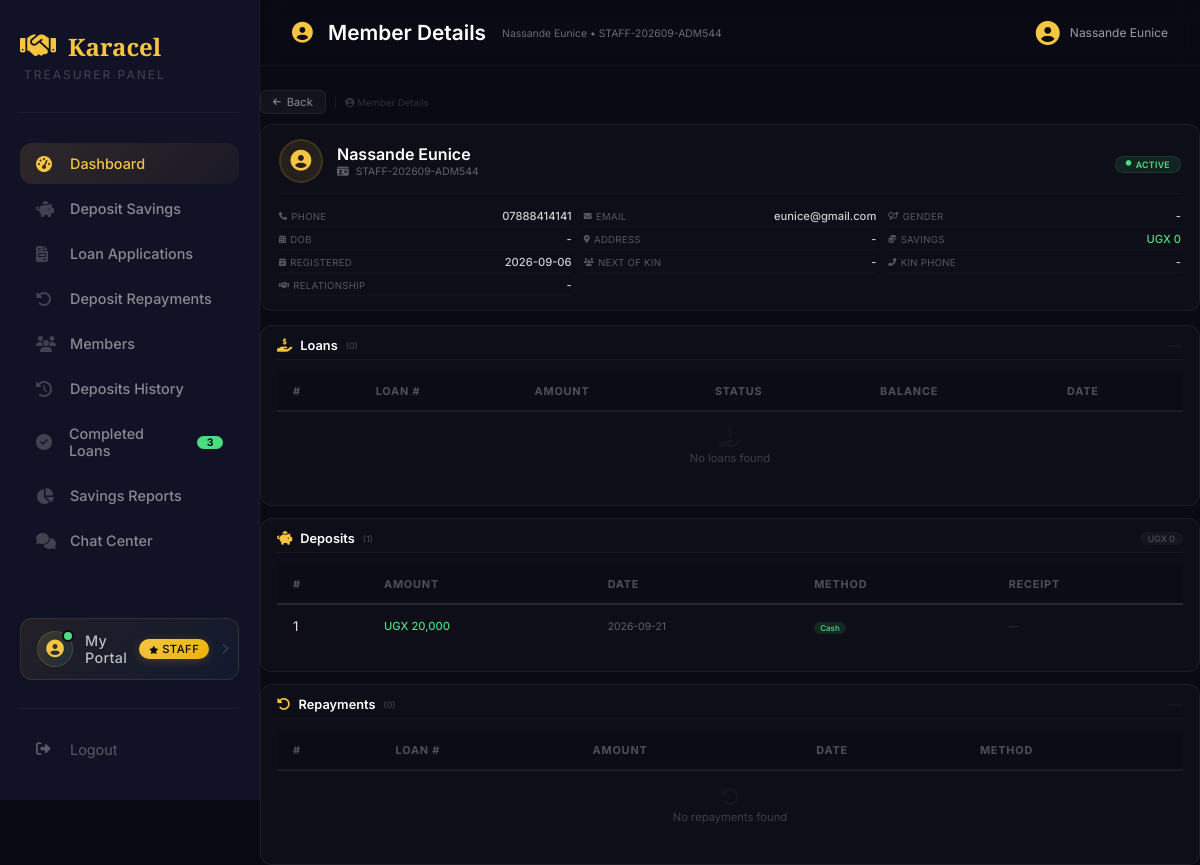
Before: /treasurer/members/view/14 (signed in) with the older database file.
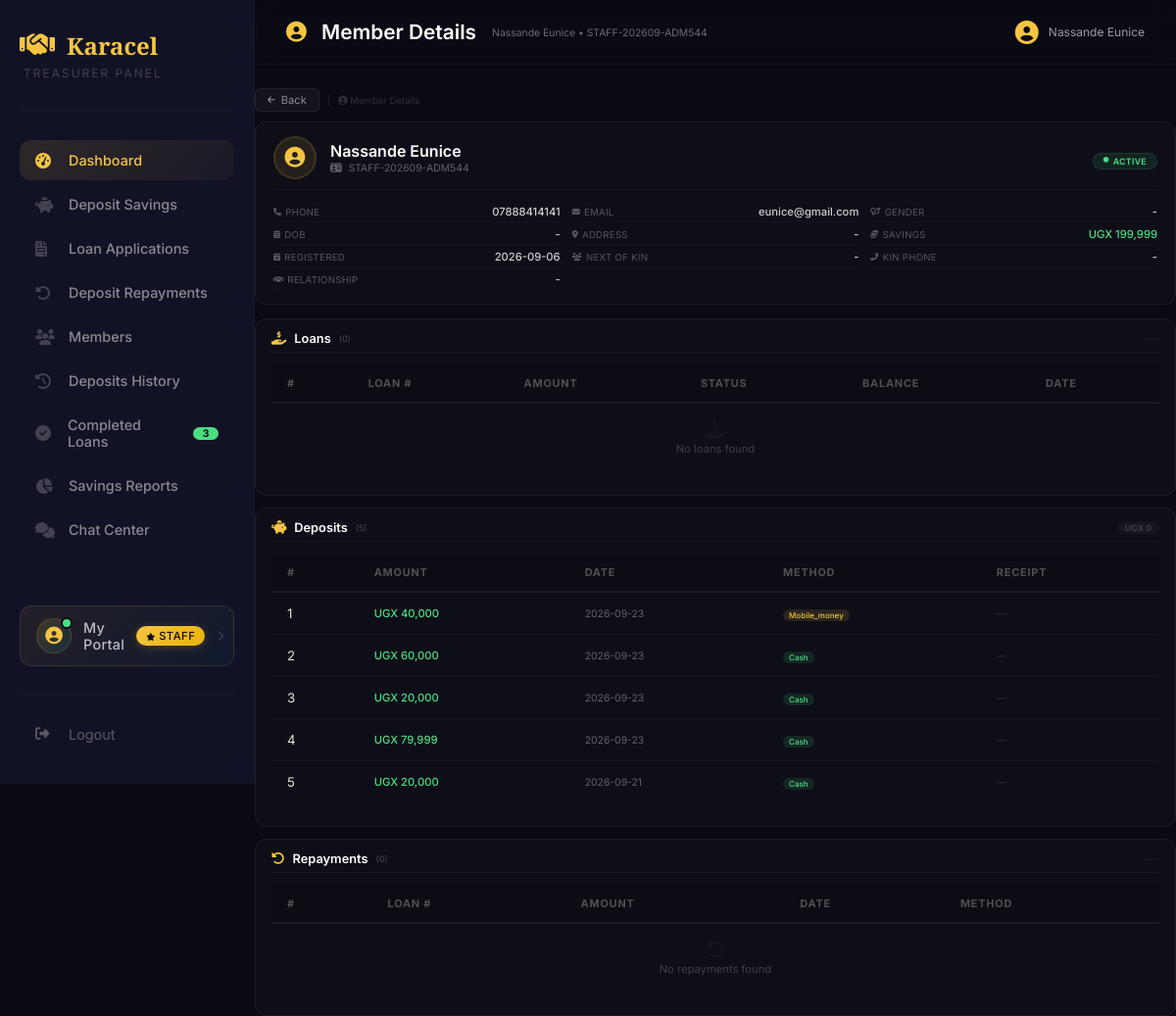
After: the same page with the newer database file.
### tables this page shows
CREATE TABLE users (
        id INTEGER PRIMARY KEY AUTOINCREMENT,
        full_name TEXT NOT NULL,
        gender TEXT,
        dob TEXT,
        sacco_number TEXT UNIQUE NOT NULL,
        email TEXT,
        phone TEXT,
        address TEXT,
        password TEXT NOT NULL,
        role TEXT DEFAULT 'member',
        status TEXT DEFAULT 'active',
        savings_balance REAL DEFAULT 0,
        next_of_kin_name TEXT,
        relationship TEXT,
        next_of_kin_phone TEXT,
        registration_date TIMESTAMP DEFAULT CURRENT_TIMESTAMP
    , kai_shares INTEGER DEFAULT 0, ks_shares INTEGER DEFAULT 0, kac_paid INTEGER DEFAULT 0, kac_paid_date TEXT, registration_fee_paid INTEGER DEFAULT 0, registration_fee_paid_date TEXT, account_number TEXT);

CREATE TABLE savings_deposits (
            id INTEGER PRIMARY KEY AUTOINCREMENT,
            user_id INTEGER NOT NULL,
            amount REAL NOT NULL,
            deposit_date TEXT NOT NULL,
            payment_method TEXT,
            receipt_number TEXT,
            notes TEXT,
            created_at TIMESTAMP DEFAULT CURRENT_TIMESTAMP, reference TEXT, savings_type TEXT DEFAULT "KAI", shares INTEGER DEFAULT 0,
            FOREIGN KEY (user_id) REFERENCES users(id)
        );

### app.py (the view)
@app.route("/treasurer/members/view/<int:user_id>")
def treasurer_member_details(user_id):
    if session.get("role") not in ["treasurer", "admin", "secretary", "chairperson"]:
        flash('Access denied', 'danger')
        return redirect("/login")
    db = get_db()
    db.row_factory = sqlite3.Row
    try:
        user = db.execute("""
            SELECT * FROM users WHERE id = ?
        """, (user_id,)).fetchone()
        if not user:
            flash('User not found', 'danger')
            return redirect(url_for('treasurer_dashboard'))
        loans = db.execute("""
            SELECT * FROM loans WHERE user_id = ? ORDER BY application_date DESC
        """, (user_id,)).fetchall()
        deposits = db.execute("""
            SELECT * FROM savings_deposits WHERE user_id = ? ORDER BY deposit_date DESC
        """, (user_id,)).fetchall()
        repayments = db.execute("""
            SELECT r.*, l.loan_number
            FROM repayments r
            JOIN loans l ON r.loan_id = l.id
            WHERE r.user_id = ?
            ORDER BY r.payment_date DESC
        """, (user_id,)).fetchall()
        completed_loans = db.execute("SELECT COUNT(*) FROM loans WHERE status = 'completed'").fetchone()[0]
        db.close()
        return render_template(
            "treasurer/member-details.html",
            member=user,
            loans=loans,
            deposits=deposits,
            repayments=repayments,
            completed_loans=completed_loans
        )
    except Exception as e:
        db.close()
        flash(f'Error: {str(e)}', 'danger')
        return redirect(url_for('treasurer_dashboard'))

### app.py (called while the page is built)
def get_db():
    conn = sqlite3.connect("sacco.db")
    conn.row_factory = sqlite3.Row
    return conn

@app.template_filter('sum')
def sum_filter(values, attribute=None):
    if not values:
        return 0
    if attribute:
        total = 0
        for item in values:
            if hasattr(item, attribute):
                total += getattr(item, attribute) or 0
        return total
    return sum(values) if values else 0

@app.context_processor
def inject_globals():
    from datetime import datetime
    completed_loans = 0
    try:
        if 'user_id' in session:
            role = session.get('role', '')
            if role in ['treasurer', 'admin', 'chairperson']:
                db = get_db()
                completed_loans = db.execute("SELECT COUNT(*) FROM loans WHERE status = 'completed'").fetchone()[0]
                db.close()
    except Exception as e:
        print(f"Error getting completed_loans: {e}")
    return {
        'now': datetime.now(),
        'completed_loans': completed_loans
    }

### templates/treasurer/member-details.html (shortened to what the changed rows need)
{% extends "treasurer/treasurer-base.html" %}
{% block content %}
<div class="app-bar">
    <div class="app-bar-left">
        <h2><i class="fas fa-user-circle"></i> Member Details</h2>
        <span id="appBarSubtitle" style="font-size:0.65rem;">{{ member.full_name }} • {{ member.sacco_number }}</span>
    </div>
    <div class="app-bar-right">
        <div class="admin-profile">
            <i class="fas fa-user-circle"></i>
            <span style="font-size:0.75rem;">{{ session.full_name }}</span>
        </div>
    </div>
</div>
<div class="member-profile-card">
    <div class="profile-header">
        <div class="profile-info">
            <h2>{{ member.full_name }}</h2>
            <p class="sacco-id">
                <i class="fas fa-id-card"></i> {{ member.sacco_number }}
            </p>
        </div>
        <div class="profile-status">
            <span class="status-badge-large
                {% if member.status == 'active' %}active
                {% elif member.status == 'suspended' %}suspended
                {% else %}inactive{% endif %}">
                <i class="fas fa-circle" style="font-size: 0.35rem;"></i>
                {{ member.status|upper if member.status else 'ACTIVE' }}
            </span>
        </div>
    </div>
    <div class="details-grid">
        <div class="detail-item">
            <span class="label"><i class="fas fa-phone"></i> Phone</span>
            <span class="value">{{ member.phone or '-' }}</span>
        </div>
        <div class="detail-item">
            <span class="label"><i class="fas fa-envelope"></i> Email</span>
            <span class="value">{{ member.email or '-' }}</span>
        </div>
        <div class="detail-item">
            <span class="label"><i class="fas fa-coins"></i> Savings</span>
            <span class="value success">UGX {{ "{:,.0f}".format(member.savings_balance or 0) }}</span>
        </div>
        <div class="detail-item">
            <span class="label"><i class="fas fa-calendar-check"></i> Registered</span>
            <span class="value">{{ member.registration_date or '-' }}</span>
        </div>
    </div>
</div>
<div class="section-card">
    <div class="table-wrapper">
        <table class="styled-table">
            <thead>
                <tr>
                    <th>#</th>
                    <th>Loan #</th>
                    <th>Amount</th>
                    <th>Status</th>
                    <th>Balance</th>
                    <th>Date</th>
                </tr>
            </thead>
        </table>
    </div>
</div>
<div class="section-card">
    <div class="section-title">
        <i class="fas fa-piggy-bank"></i>
        Deposits
        <span class="badge-count">({{ deposits|length }})</span>
        <span class="count-number">
            {% if deposits %}
                UGX {{ "{:,.0f}".format(deposits|sum(attribute='amount')) }}
            {% endif %}
        </span>
    </div>
    <div class="table-wrapper">
        <table class="styled-table">
            <thead>
                <tr>
                    <th>#</th>
                    <th>Amount</th>
                    <th>Date</th>
                    <th>Method</th>
                    <th>Receipt</th>
                </tr>
            </thead>
            <tbody>
                {% if deposits %}
                    {% for deposit in deposits %}
                    <tr>
                        <td>{{ loop.index }}</td>
                        <td style="color:#4ade80; font-weight:500; font-size:0.7rem;">UGX {{ "{:,.0f}".format(deposit.amount) }}</td>
                        <td style="color:rgba(255,255,255,0.35); font-size:0.65rem;">{{ deposit.deposit_date }}</td>
                        <td>
                            <span class="badge
                                {% if deposit.payment_method == 'cash' %}success
                                {% elif deposit.payment_method == 'bank_transfer' %}info
                                {% elif deposit.payment_method == 'mobile_money' %}warning
                                {% elif deposit.payment_method == 'cheque' %}danger
                                {% else %}secondary{% endif %}" style="font-size:0.5rem; padding:1px 6px;">
                                {{ deposit.payment_method|capitalize }}
                            </span>
                        </td>
                        <td style="font-size:0.65rem;">
                            {% if deposit.receipt_number %}
                                <span style="color:#f5c542; font-family:monospace;">{{ deposit.receipt_number }}</span>
                            {% else %}
                                <span style="color:rgba(255,255,255,0.15);">—</span>
                            {% endif %}
                        </td>
                    </tr>
                    {% endfor %}
                {% endif %}
            </tbody>
        </table>
    </div>
</div>
<div class="section-card">
    <div class="table-wrapper">
        <table class="styled-table">
            <thead>
                <tr>
                    <th>#</th>
                    <th>Loan #</th>
                    <th>Amount</th>
                    <th>Date</th>
                    <th>Method</th>
                </tr>
            </thead>
        </table>
    </div>
</div>
{% endblock %}

Changed rows visible on the page:
changed users "Nassande Eunice": savings_balance "0" → "199,999"
added savings_deposits: amount "40,000", deposit_date "2026-09-23", payment_method "Mobile_money"
added savings_deposits: amount "60,000", deposit_date "2026-09-23", payment_method "Cash"
added savings_deposits: amount "20,000", deposit_date "2026-09-23", payment_method "Cash"
added savings_deposits: amount "79,999", deposit_date "2026-09-23", payment_method "Cash"
Other visible differences:
{{ deposits|length }}: "1" → "5"
